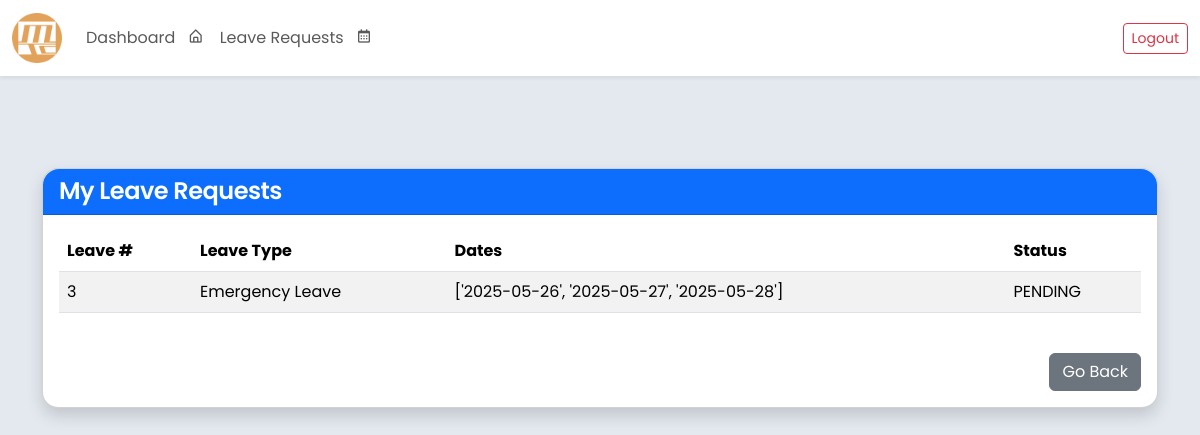
The page /my-leave-requests/ (signed in) on the database its author committed.
### core/models.py (models this page shows, shortened)
class LeaveRequest(models.Model):
    class LeaveType(models.TextChoices):
        SICK = 'SICK', 'Sick Leave'
        MATERNITY = 'MATERNITY', 'Maternity Leave'
        PATERNITY = 'PATERNITY', 'Paternity Leave'
        VACATION = 'VACATION', 'Vacation Leave'
        EMERGENCY = 'EMERGENCY', 'Emergency Leave'
    class ApprovalStatus(models.TextChoices):
        PENDING = 'PENDING', 'PENDING'
        APPROVED = 'APPROVED', 'APPROVED'
        REJECTED = 'REJECTED', 'REJECTED'
    employee = models.ForeignKey('Employee', on_delete=models.CASCADE, related_name='leave_requests')
    leave_number = models.PositiveIntegerField(unique=True, editable=False)
    leave_dates = JSONField(default=list, blank=True, null=True)
    reason_for_leave = models.TextField()
    leave_type = models.CharField(max_length=20, choices=LeaveType.choices)
    remarks = models.TextField(blank=True, null=True)
    leave_credit_deduction = models.PositiveIntegerField(default=0)
    deduction_applied = models.BooleanField(default=False)
    department_approval = models.CharField(max_length=10, choices=ApprovalStatus.choices, default=ApprovalStatus.PENDING)
    hr_approval = models.CharField(max_length=10, choices=ApprovalStatus.choices, default=ApprovalStatus.PENDING)
    president_approval = models.CharField(max_length=10, choices=ApprovalStatus.choices, default=ApprovalStatus.PENDING)
    status = models.CharField(max_length=10, choices=ApprovalStatus.choices, default=ApprovalStatus.PENDING)
    created_at = models.DateTimeField(auto_now_add=True)

### core/views.py (the view)
# urls.py: path("my-leave-requests/", views.my_leave_requests, name="my_leave_requests"),
def my_leave_requests(request):
    leave_requests = LeaveRequest.objects.filter(employee=request.user.employee).order_by('-created_at')
    return render(request, 'my_leave_requests.html', {
        'leave_requests': leave_requests
    })

### core/templates/my_leave_requests.html
{% extends "base.html" %}
{% block content %}
<div class="container mt-5">
    <div class="card shadow rounded-4">
        <div class="card-header bg-primary text-white rounded-top-4">
            <h4 class="mb-0">My Leave Requests</h4>
        </div>
        <div class="card-body">
            {% if leave_requests %}
                <div class="table-responsive">
                    <table class="table table-striped">
                        <thead>
                            <tr>
                                <th>Leave #</th>
                                <th>Leave Type</th>
                                <th>Dates</th>
                                <th>Status</th>
                            </tr>
                        </thead>
                        <tbody>
                            {% for leave in leave_requests %}
                            <tr>
                                <td>{{ leave.leave_number }}</td>
                                <td>{{ leave.get_leave_type_display }}</td>
                                <td>{{ leave.leave_dates }}</td>
                                <td>{{ leave.status }}</td>
                            </tr>
                            {% endfor %}
                        </tbody>
                    </table>
                </div>
            {% else %}
                <p class="text-muted">You have not submitted any leave requests.</p>
            {% endif %}
            <div class="text-end mt-4">
                <a href="{% url 'submit_leave_request' %}" class="btn btn-secondary">Go Back</a>
            </div>
        </div>
    </div>
</div>
{% endblock %}

### core/templates/base.html (style rules this page uses)
body { font-family: 'Poppins', sans-serif; font-size: 1rem; color: #333; background-color:rgb(228, 233, 240); }
h1, h2, h3, h4, h5, h6 { font-weight: 600; letter-spacing: -0.5px; }

### rows shown on the page
LeaveRequest: leave_number "3", leave_type "Emergency Leave", leave_dates "['2025-05-26', '2025-05-27', '2025-05-28']", status "PENDING"
